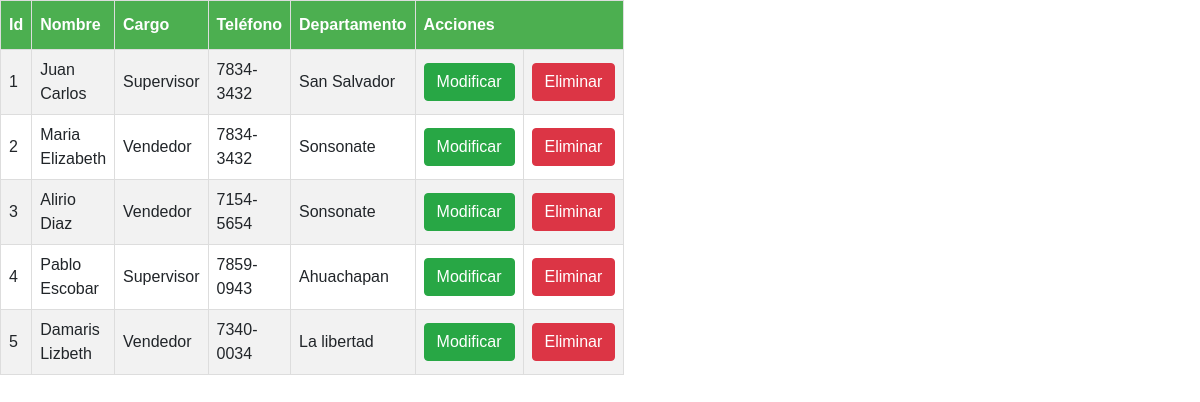
/mostrarPersonal.php, run on the app's committed database.
### tables this page shows
CREATE TABLE `personal` (
  `ID_P` int(11) NOT NULL,
  `Nombre_P` varchar(50) NOT NULL,
  `Cargo` varchar(50) NOT NULL,
  `Telefono` varchar(20) NOT NULL,
  `Departamento` varchar(50) NOT NULL
);

### logica/procesoMostrarPersonal.php (called while the page is built)
<?php
	require 'conexion.php';
	$mostrar = "SELECT * FROM personal ORDER BY ID_P";
	$consulta = mysqli_query($conexion,$mostrar);
?>

### mostrarPersonal.php (the view, shortened to what this page needs)
<?php
include 'logica/conexion.php';
include 'logica/procesoMostrarPersonal.php';
?>
<!DOCTYPE html>
<html>
<head>
  <link rel="stylesheet" type="text/css" href="estilo.css">
  <link rel="stylesheet" type="text/css" href="bootstrap4/bootstrap.min.css">
</head>
<body>
  <table id="customers">
    <tr>
      <th>Id</th>
      <th>Nombre</th>
      <th>Cargo</th>
      <th>Teléfono</th>
      <th>Departamento</th>
      <th colspan="2">Acciones</th>
    </tr>
    <?php
      $salida = "";
      while ($mostrar=mysqli_fetch_array($consulta)) {
        $salida.= "<tr>";
        $salida.= "<td>". $mostrar['ID_P']. "</td>".
        "<td>". $mostrar['Nombre_P']. "</td>".
        "<td>". $mostrar['Cargo']. "</td>".
        "<td>". $mostrar['Telefono']. "</td>".
        "<td>". $mostrar['Departamento']. "</td>".
        "<td><a href='modificarPersonal.php?id=". $mostrar['ID_P'] ."'><button type='button' class='btn btn-success'>Modificar</button></a></td>".
        "<td><a href='logica/eliminarPersonal.php?id=". $mostrar['ID_P'] . "'><button type='button' class='btn btn-danger'>Eliminar</button></a></td>".
        "</tr>";
      }
      echo $salida;
    ?>
  </table>
</body>
</html>

### mostrarPersonal.php (style rules this page uses)
#customers { font-family: "Trebuchet MS", Arial, Helvetica, sans-serif; border-collapse: collapse; width: 50%; }
#customers td, #customers th { border: 1px solid #ddd; padding: 8px; }
#customers tr:nth-child(even) { background-color: #f2f2f2; }
#customers th { padding-top: 12px; padding-bottom: 12px; text-align: left; background-color: #4CAF50; color: white; }

### data on the page
personal: ID_P "1", Nombre_P "Juan Carlos", Cargo "Supervisor", Telefono "7834-3432", Departamento "San Salvador"
personal: ID_P "2", Nombre_P "Maria Elizabeth", Cargo "Vendedor", Telefono "7834-3432", Departamento "Sonsonate"
personal: ID_P "3", Nombre_P "Alirio Diaz", Cargo "Vendedor", Telefono "7154-5654", Departamento "Sonsonate"
personal: ID_P "4", Nombre_P "Pablo Escobar", Cargo "Supervisor", Telefono "7859-0943", Departamento "Ahuachapan"
personal: ID_P "5", Nombre_P "Damaris Lizbeth", Cargo "Vendedor", Telefono "7340-0034", Departamento "La libertad"
